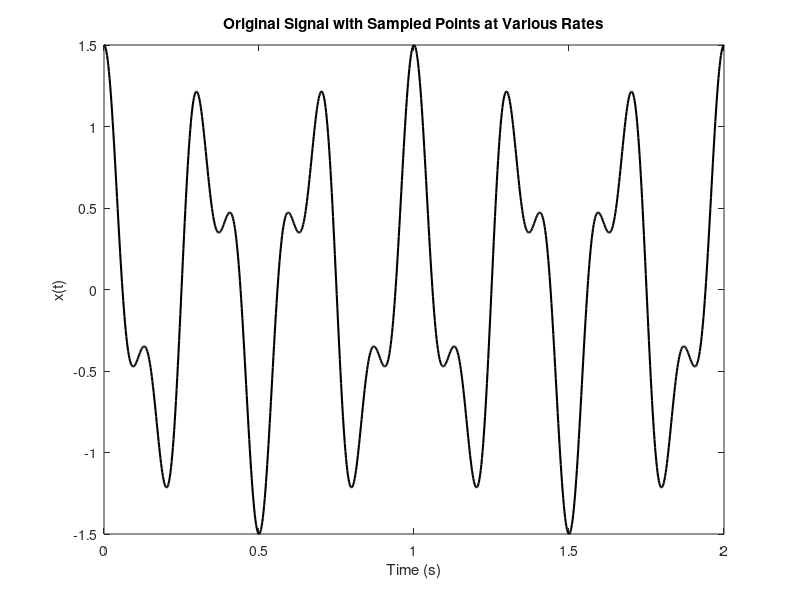

Reproduce this figure in MATLAB. (Note: this script raises an error after producing the figure.)
% ================================
% EECE 340 Project - Part 2.1: Sampling
% ================================

% --------- Signal Definition ---------

% Frequency parameters
f1 = 3;   % Hz
f2 = 7;   % Hz
fmax = max(f1, f2);  % fmax = 7 Hz

% Time vector for the original "continuous" signal
T = 2;                       % total duration
N = 1000;                    % number of points
t = linspace(0, T, N);       % time base
xt = cos(2*pi*f1*t) + 0.5*cos(2*pi*f2*t); % signal

% --------- Sampling Rates ---------
fs_values = [0.5*fmax, fmax, 2*fmax];  % Sampling frequencies: under, critical, over
colors = ['r', 'g', 'b'];              % Colors for plotting

% --------- Plotting Original Signal ---------
figure;
plot(t, xt, 'k', 'LineWidth', 1.5); hold on;
title('Original Signal with Sampled Points at Various Rates');
xlabel('Time (s)');
ylabel('x(t)');
legend_entries = {'Original Signal'};

% --------- Sampling and Plotting ---------
for i = 1:length(fs_values)
    fs = fs_values(i);
    [t_sample, x_sample] = sample(t, xt, fs);
    
    % Plot sampled points on top of original
    plot(t_sample, x_sample, [colors(i) 'o'], 'DisplayName', ...
         sprintf('Samples at f_s = %.1f Hz', fs));
    legend_entries{end+1} = sprintf('f_s = %.1f Hz', fs);
end

legend(legend_entries, 'Location', 'best');
grid on;

% --------- Comments to Include in Report ---------
% The signal contains frequency components at 3 Hz and 7 Hz.
% When sampling at fs = 0.5*fmax = 3.5 Hz (below Nyquist), aliasing occurs, and the signal cannot be correctly reconstructed.
% At fs = fmax = 7 Hz, the signal is sampled at the edge of the Nyquist limit — minimal distortion, but still risky.
% At fs = 2*fmax = 14 Hz, sampling is sufficient and the structure of the original signal is preserved.


